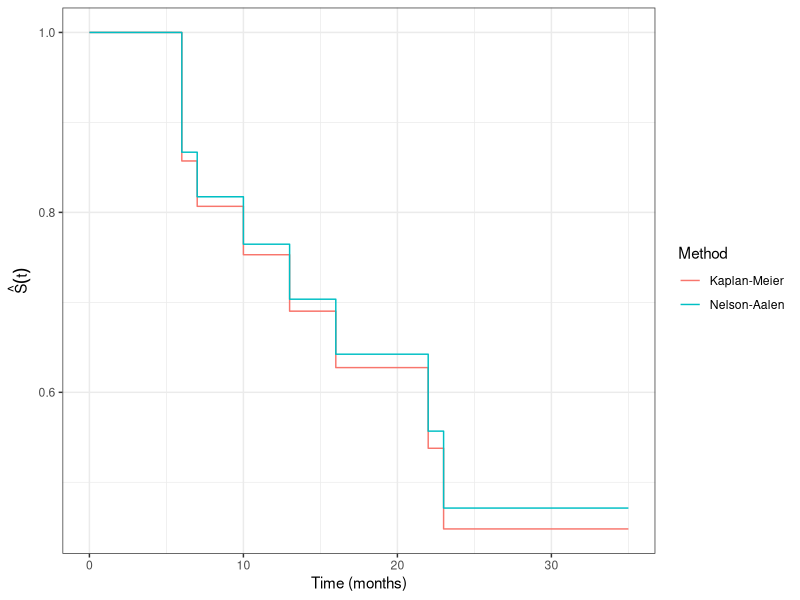
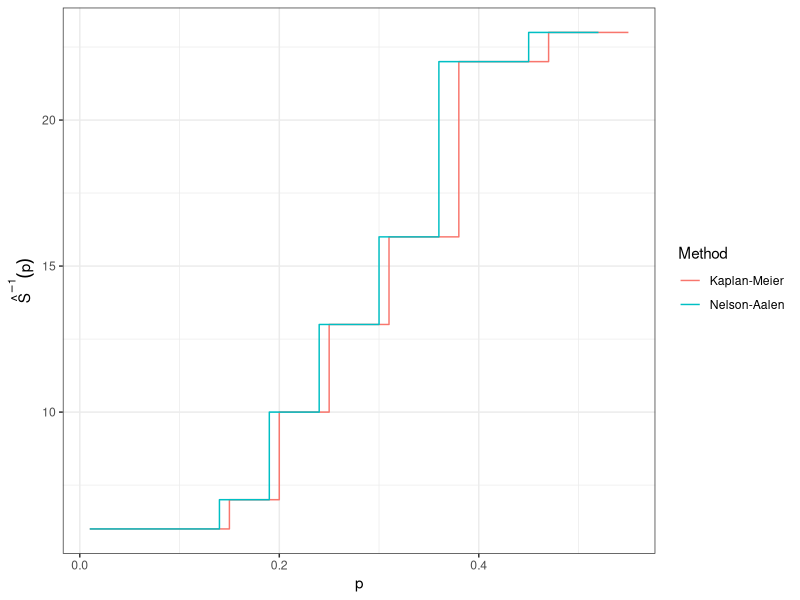

Reproduce these figures in R, in order.
## ---- chunk 1
#| code-fold: true
library(KMsurv)
library(dplyr)
library(survival)
data(drug6mp)

km_fit <- drug6mp |>
  mutate(surv = Surv(t2, relapse)) |>
  survfit(formula = surv ~ 1, data = _)

na_fit <- drug6mp |>
  mutate(surv = Surv(t2, relapse)) |>
  survfit(formula = surv ~ 1, type = "fleming-harrington", data = _)

tbl <- tibble(
  time = km_fit$time,
  n.risk = km_fit$n.risk,
  n.event = km_fit$n.event,
  surv_km = km_fit$surv,
  surv_na = na_fit$surv
) |>
  filter(n.event > 0)

library(knitr)
kable(
  tbl,
  digits = 3,
  col.names = c(
    "Time (months)",
    "At risk $r_i$",
    "Events $d_i$",
    "$\\hat{S}_{KM}(t)$",
    "$\\hat{S}_{NA}(t)$"
  )
)
## ---- chunk 2
#| code-fold: true
library(ggplot2)

surv_df <- rbind(
  data.frame(
    time = c(0, km_fit$time),
    surv = c(1, km_fit$surv),
    method = "Kaplan-Meier"
  ),
  data.frame(
    time = c(0, na_fit$time),
    surv = c(1, na_fit$surv),
    method = "Nelson-Aalen"
  )
)

ggplot(surv_df, aes(x = time, y = surv, color = method)) +
  geom_step() +
  labs(
    x = "Time (months)",
    y = expression(hat(S)(t)),
    color = "Method"
  ) +
  theme_bw()
## ---- chunk 3
#| code-fold: true
p_seq <- seq(0.01, 0.99, by = 0.01)
km_quants <- quantile(km_fit, probs = p_seq)$quantile
na_quants <- quantile(na_fit, probs = p_seq)$quantile

quant_df <- rbind(
  data.frame(p = p_seq, t = km_quants, method = "Kaplan-Meier"),
  data.frame(p = p_seq, t = na_quants, method = "Nelson-Aalen")
)
quant_df <- quant_df[!is.na(quant_df$t), ]

ggplot(quant_df, aes(x = p, y = t, color = method)) +
  geom_step() +
  labs(
    x = "p",
    y = expression(hat(S)^{-1}*(p)),
    color = "Method"
  ) +
  theme_bw()
## ---- chunk 4
#| code-fold: show
quantile(km_fit, probs = 0.5)
## ---- chunk 5
#| code-fold: show
quantile(na_fit, probs = 0.5)
